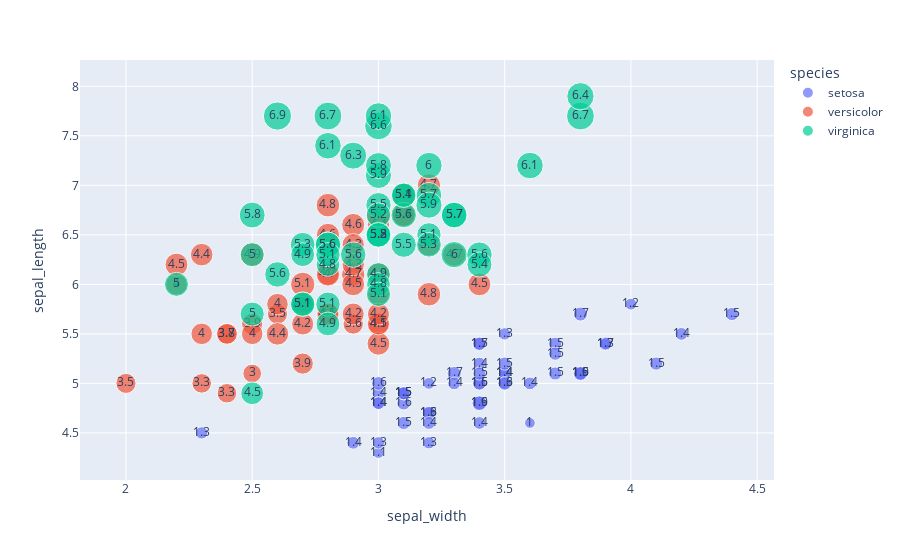

Source (notebook cell):
### Code cell
import plotly.express as px
df = px.data.iris()
fig = px.scatter(df, x="sepal_width", y="sepal_length", color="species",
                 size='petal_length', hover_data=['petal_width'], text = 'petal_length')
fig.show()

### Figure 1 — Plotly figure (JSON) as saved in the notebook; plotly's stock layout.template omitted (floating-point values rounded to 4 significant figures)
{"data": [{"customdata": [[0.2], [0.2], [0.2], [0.2], [0.2], [0.4], [0.3], [0.2], [0.2], [0.1], [0.2], [0.2], [0.1], [0.1], [0.2], [0.4], [0.4], [0.3], [0.3], [0.3], [0.2], [0.4], [0.2], [0.5], [0.2], [0.2], [0.4], [0.2], [0.2], [0.2], [0.2], [0.4], [0.1], [0.2], [0.1], [0.2], [0.2], [0.1], [0.2], [0.2], [0.3], [0.3], [0.2], [0.6], [0.4], [0.3], [0.2], [0.2], [0.2], [0.2]], "hovertemplate": "species=setosa<br>sepal_width=%{x}<br>sepal_length=%{y}<br>petal_length=%{text}<br>petal_width=%{customdata[0]}<extra></extra>", "legendgroup": "setosa", "marker": {"color": "#636efa", "size": [1.4, 1.4, 1.3, 1.5, 1.4, 1.7, 1.4, 1.5, 1.4, 1.5, 1.5, 1.6, 1.4, 1.1, 1.2, 1.5, 1.3, 1.4, 1.7, 1.5, 1.7, 1.5, 1, 1.7, 1.9, 1.6, 1.6, 1.5, 1.4, 1.6, 1.6, 1.5, 1.5, 1.4, 1.5, 1.2, 1.3, 1.5, 1.3, 1.5, 1.3, 1.3, 1.3, 1.6, 1.9, 1.4, 1.6, 1.4, 1.5, 1.4], "sizemode": "area", "sizeref": 0.01725, "symbol": "circle"}, "mode": "markers+text", "name": "setosa", "orientation": "v", "showlegend": true, "text": [1.4, 1.4, 1.3, 1.5, 1.4, 1.7, 1.4, 1.5, 1.4, 1.5, 1.5, 1.6, 1.4, 1.1, 1.2, 1.5, 1.3, 1.4, 1.7, 1.5, 1.7, 1.5, 1, 1.7, 1.9, 1.6, 1.6, 1.5, 1.4, 1.6, 1.6, 1.5, 1.5, 1.4, 1.5, 1.2, 1.3, 1.5, 1.3, 1.5, 1.3, 1.3, 1.3, 1.6, 1.9, 1.4, 1.6, 1.4, 1.5, 1.4], "type": "scatter", "x": [3.5, 3, 3.2, 3.1, 3.6, 3.9, 3.4, 3.4, 2.9, 3.1, 3.7, 3.4, 3, 3, 4, 4.4, 3.9, 3.5, 3.8, 3.8, 3.4, 3.7, 3.6, 3.3, 3.4, 3, 3.4, 3.5, 3.4, 3.2, 3.1, 3.4, 4.1, 4.2, 3.1, 3.2, 3.5, 3.1, 3, 3.4, 3.5, 2.3, 3.2, 3.5, 3.8, 3, 3.8, 3.2, 3.7, 3.3], "xaxis": "x", "y": [5.1, 4.9, 4.7, 4.6, 5, 5.4, 4.6, 5, 4.4, 4.9, 5.4, 4.8, 4.8, 4.3, 5.8, 5.7, 5.4, 5.1, 5.7, 5.1, 5.4, 5.1, 4.6, 5.1, 4.8, 5, 5, 5.2, 5.2, 4.7, 4.8, 5.4, 5.2, 5.5, 4.9, 5, 5.5, 4.9, 4.4, 5.1, 5, 4.5, 4.4, 5, 5.1, 4.8, 5.1, 4.6, 5.3, 5], "yaxis": "y"}, {"customdata": [[1.4], [1.5], [1.5], [1.3], [1.5], [1.3], [1.6], [1], [1.3], [1.4], [1], [1.5], [1], [1.4], [1.3], [1.4], [1.5], [1], [1.5], [1.1], [1.8], [1.3], [1.5], [1.2], [1.3], [1.4], [1.4], [1.7], [1.5], [1], [1.1], [1], [1.2], [1.6], [1.5], [1.6], [1.5], [1.3], [1.3], [1.3], [1.2], [1.4], [1.2], [1], [1.3], [1.2], [1.3], [1.3], [1.1], [1.3]], "hovertemplate": "species=versicolor<br>sepal_width=%{x}<br>sepal_length=%{y}<br>petal_length=%{text}<br>petal_width=%{customdata[0]}<extra></extra>", "legendgroup": "versicolor", "marker": {"color": "#EF553B", "size": [4.7, 4.5, 4.9, 4, 4.6, 4.5, 4.7, 3.3, 4.6, 3.9, 3.5, 4.2, 4, 4.7, 3.6, 4.4, 4.5, 4.1, 4.5, 3.9, 4.8, 4, 4.9, 4.7, 4.3, 4.4, 4.8, 5, 4.5, 3.5, 3.8, 3.7, 3.9, 5.1, 4.5, 4.5, 4.7, 4.4, 4.1, 4, 4.4, 4.6, 4, 3.3, 4.2, 4.2, 4.2, 4.3, 3, 4.1], "sizemode": "area", "sizeref": 0.01725, "symbol": "circle"}, "mode": "markers+text", "name": "versicolor", "orientation": "v", "showlegend": true, "text": [4.7, 4.5, 4.9, 4, 4.6, 4.5, 4.7, 3.3, 4.6, 3.9, 3.5, 4.2, 4, 4.7, 3.6, 4.4, 4.5, 4.1, 4.5, 3.9, 4.8, 4, 4.9, 4.7, 4.3, 4.4, 4.8, 5, 4.5, 3.5, 3.8, 3.7, 3.9, 5.1, 4.5, 4.5, 4.7, 4.4, 4.1, 4, 4.4, 4.6, 4, 3.3, 4.2, 4.2, 4.2, 4.3, 3, 4.1], "type": "scatter", "x": [3.2, 3.2, 3.1, 2.3, 2.8, 2.8, 3.3, 2.4, 2.9, 2.7, 2, 3, 2.2, 2.9, 2.9, 3.1, 3, 2.7, 2.2, 2.5, 3.2, 2.8, 2.5, 2.8, 2.9, 3, 2.8, 3, 2.9, 2.6, 2.4, 2.4, 2.7, 2.7, 3, 3.4, 3.1, 2.3, 3, 2.5, 2.6, 3, 2.6, 2.3, 2.7, 3, 2.9, 2.9, 2.5, 2.8], "xaxis": "x", "y": [7, 6.4, 6.9, 5.5, 6.5, 5.7, 6.3, 4.9, 6.6, 5.2, 5, 5.9, 6, 6.1, 5.6, 6.7, 5.6, 5.8, 6.2, 5.6, 5.9, 6.1, 6.3, 6.1, 6.4, 6.6, 6.8, 6.7, 6, 5.7, 5.5, 5.5, 5.8, 6, 5.4, 6, 6.7, 6.3, 5.6, 5.5, 5.5, 6.1, 5.8, 5, 5.6, 5.7, 5.7, 6.2, 5.1, 5.7], "yaxis": "y"}, {"customdata": [[2.5], [1.9], [2.1], [1.8], [2.2], [2.1], [1.7], [1.8], [1.8], [2.5], [2], [1.9], [2.1], [2], [2.4], [2.3], [1.8], [2.2], [2.3], [1.5], [2.3], [2], [2], [1.8], [2.1], [1.8], [1.8], [1.8], [2.1], [1.6], [1.9], [2], [2.2], [1.5], [1.4], [2.3], [2.4], [1.8], [1.8], [2.1], [2.4], [2.3], [1.9], [2.3], [2.5], [2.3], [1.9], [2], [2.3], [1.8]], "hovertemplate": "species=virginica<br>sepal_width=%{x}<br>sepal_length=%{y}<br>petal_length=%{text}<br>petal_width=%{customdata[0]}<extra></extra>", "legendgroup": "virginica", "marker": {"color": "#00cc96", "size": [6, 5.1, 5.9, 5.6, 5.8, 6.6, 4.5, 6.3, 5.8, 6.1, 5.1, 5.3, 5.5, 5, 5.1, 5.3, 5.5, 6.7, 6.9, 5, 5.7, 4.9, 6.7, 4.9, 5.7, 6, 4.8, 4.9, 5.6, 5.8, 6.1, 6.4, 5.6, 5.1, 5.6, 6.1, 5.6, 5.5, 4.8, 5.4, 5.6, 5.1, 5.1, 5.9, 5.7, 5.2, 5, 5.2, 5.4, 5.1], "sizemode": "area", "sizeref": 0.01725, "symbol": "circle"}, "mode": "markers+text", "name": "virginica", "orientation": "v", "showlegend": true, "text": [6, 5.1, 5.9, 5.6, 5.8, 6.6, 4.5, 6.3, 5.8, 6.1, 5.1, 5.3, 5.5, 5, 5.1, 5.3, 5.5, 6.7, 6.9, 5, 5.7, 4.9, 6.7, 4.9, 5.7, 6, 4.8, 4.9, 5.6, 5.8, 6.1, 6.4, 5.6, 5.1, 5.6, 6.1, 5.6, 5.5, 4.8, 5.4, 5.6, 5.1, 5.1, 5.9, 5.7, 5.2, 5, 5.2, 5.4, 5.1], "type": "scatter", "x": [3.3, 2.7, 3, 2.9, 3, 3, 2.5, 2.9, 2.5, 3.6, 3.2, 2.7, 3, 2.5, 2.8, 3.2, 3, 3.8, 2.6, 2.2, 3.2, 2.8, 2.8, 2.7, 3.3, 3.2, 2.8, 3, 2.8, 3, 2.8, 3.8, 2.8, 2.8, 2.6, 3, 3.4, 3.1, 3, 3.1, 3.1, 3.1, 2.7, 3.2, 3.3, 3, 2.5, 3, 3.4, 3], "xaxis": "x", "y": [6.3, 5.8, 7.1, 6.3, 6.5, 7.6, 4.9, 7.3, 6.7, 7.2, 6.5, 6.4, 6.8, 5.7, 5.8, 6.4, 6.5, 7.7, 7.7, 6, 6.9, 5.6, 7.7, 6.3, 6.7, 7.2, 6.2, 6.1, 6.4, 7.2, 7.4, 7.9, 6.4, 6.3, 6.1, 7.7, 6.3, 6.4, 6, 6.9, 6.7, 6.9, 5.8, 6.8, 6.7, 6.7, 6.3, 6.5, 6.2, 5.9], "yaxis": "y"}], "layout": {"legend": {"itemsizing": "constant", "title": {"text": "species"}, "tracegroupgap": 0}, "margin": {"t": 60}, "xaxis": {"anchor": "y", "domain": [0, 1], "title": {"text": "sepal_width"}}, "yaxis": {"anchor": "x", "domain": [0, 1], "title": {"text": "sepal_length"}}}}
